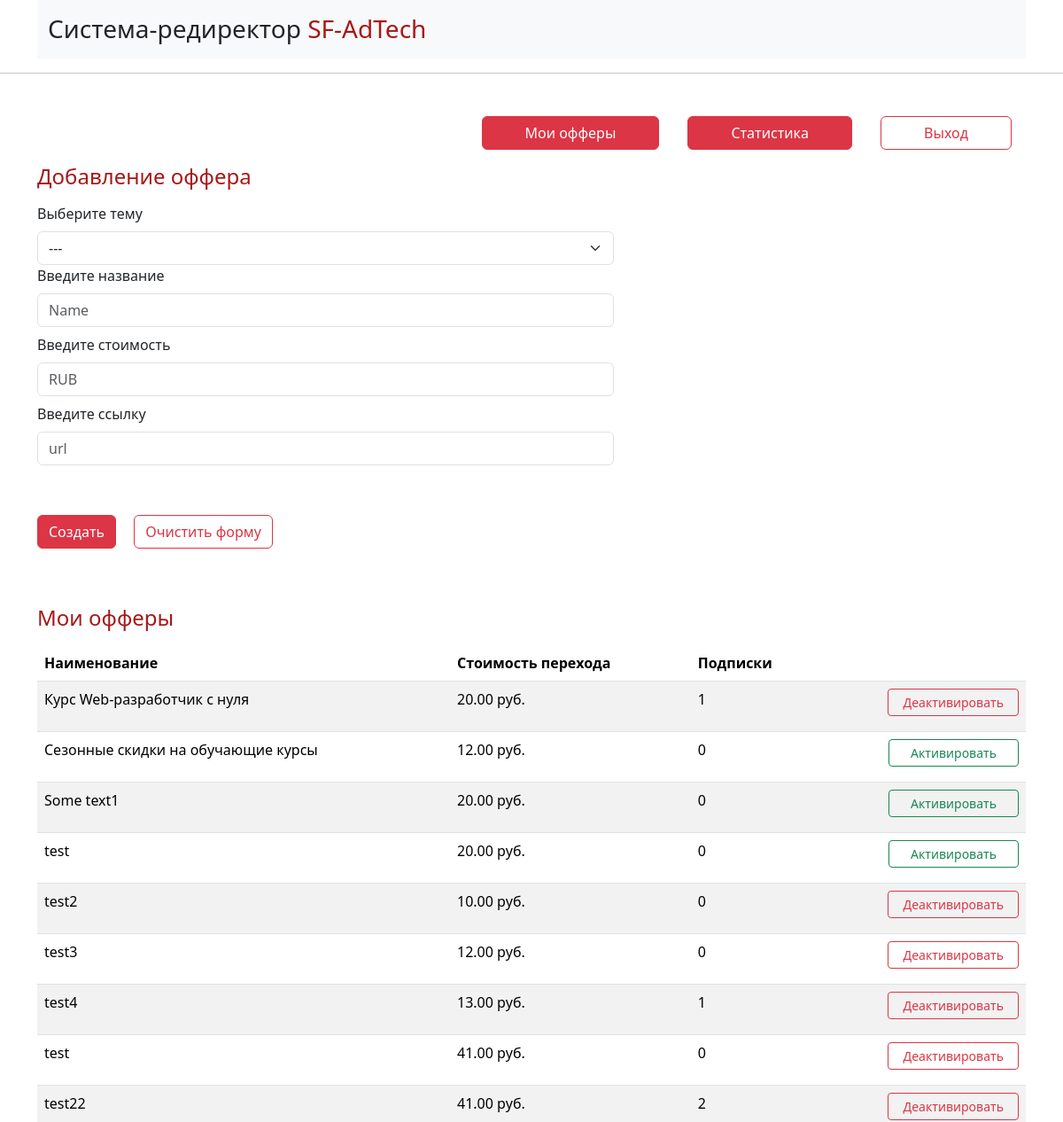
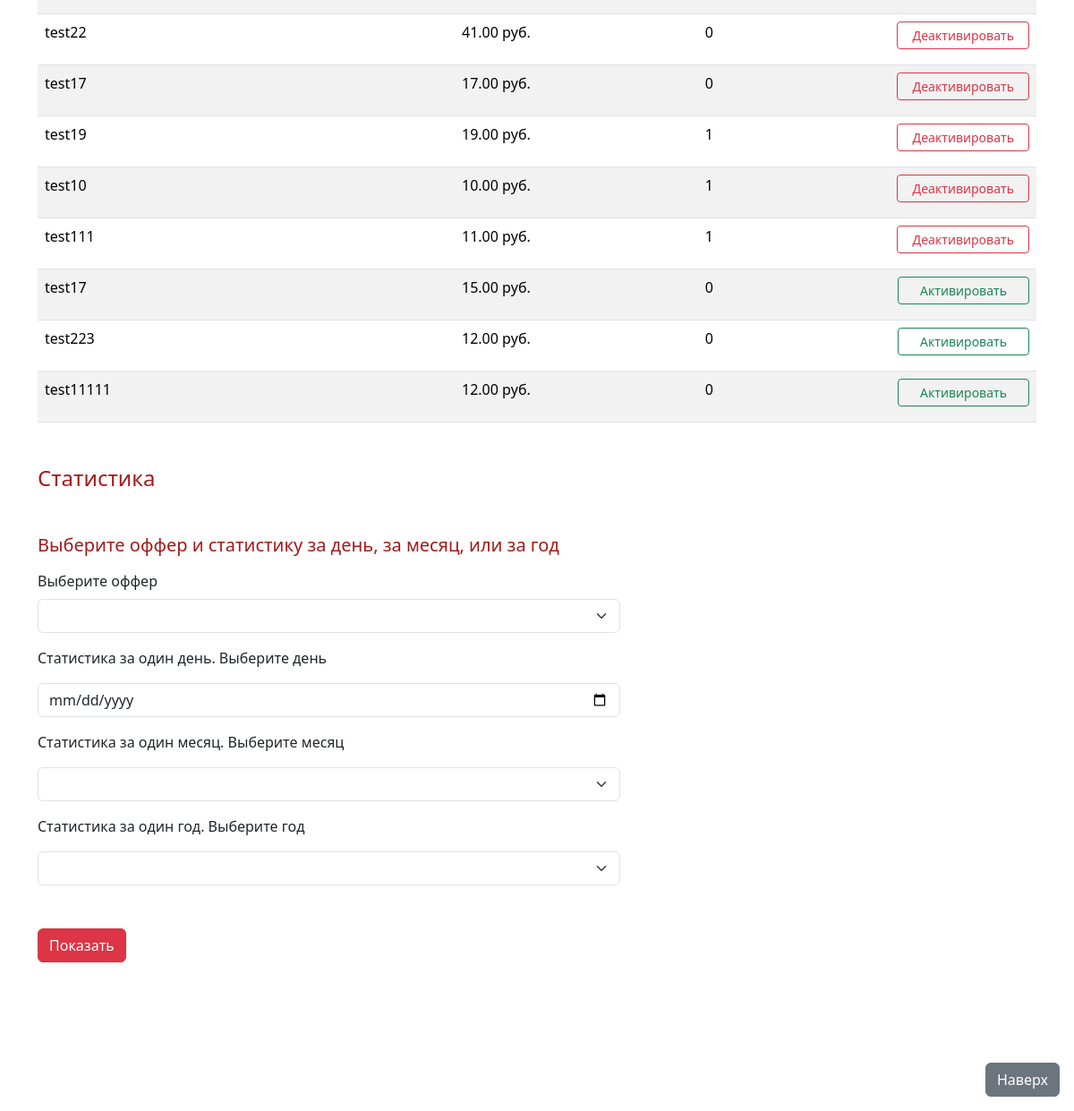
Page /customer (signed in) on the committed database (2 pictures, top to bottom).
### tables this page shows
CREATE TABLE `offers` (
  `id` int(10) UNSIGNED NOT NULL,
  `category_id` int(10) UNSIGNED NOT NULL,
  `offer_name` varchar(255) NOT NULL,
  `price` decimal(7,2) UNSIGNED NOT NULL,
  `url` varchar(255) NOT NULL,
  `status` char(1) NOT NULL DEFAULT 'N'
);

### app/Core/View.php (called while the page is built, shortened)
<?php
class View
{
	function generate($content_view, $template_view, $data = null, $title = '')
	{
		include VIEWS .'/'. $template_view;
	}
}

### app/Controllers/Controller_Customer.php (called while the page is built, shortened)
<?php
class Controller_Customer extends Controller
{
    public $model;
	public $view;
    function __construct()
    {
        $this->db = new DataBase;
        $this->model = new Model_Customer($this->db);
        $this->view = new View;
    }
    public function action_index()
    {
        $data = $this->model->get_data();
        $this->view->generate('customer_view.php', 'template_view.php', $data);
        exit();
    }
}

### app/bootstrap.php (called while the page is built, shortened)
<?php
App\Core\Route::start();

### public/index.php (called while the page is built)
<?php
require_once  '../app/bootstrap.php';

### app/Core/Database.php (called while the page is built, shortened)
<?php
class DataBase
{
    protected function get_connection()
    {
        return new PDO('mysql:host='.HOST.';dbname='.DB.';charset=UTF8', USERNAME, PASSWORD);
    }
    public function get_data_fields (string $query, $value)
    {
        $stmt = $this->get_connection()->prepare($query);
        $stmt->execute([$value]);
        while ($row = $stmt->fetch(PDO::FETCH_ASSOC)) {
            $result[] = $row;
        }
        return $result ?? false;
    }
}

### app/Models/Model_Customer.php (called while the page is built, shortened)
<?php
class Model_Customer extends Model
{
    private $db;
    public function __construct(DataBase $db)
    {
        $this->db = $db;
    }
    public function get_data()
    {
        $data['status'] = $this->db->get_data_row('users', 'id', $_COOKIE['user_id'])['status'];
        $data['categories'] = $this->db->get_data('categories');
        $query = "SELECT offers.id, offers.status, offer_name, price, url, IFNULL(COUNT(subscriptions.id), 0) AS count_of_a
        FROM offers
        LEFT JOIN user_offer ON offers.id = user_offer.offer_id
        LEFT JOIN subscriptions ON offers.id = subscriptions.offer_id AND subscriptions.status = 'A'
        WHERE user_offer.user_id = ?
        GROUP BY offers.id;";
        $data['offers'] =  $this->db->get_data_fields($query, $_COOKIE['user_id']);
        return $data;
    }
}

### resources/views/customer_view.php (the view, shortened to what this page needs)
<?php if(isset($_SESSION['isLoggedIn'])) : ?>
    <?php if ($data['status'] === 'N') : ?>
    <div class="alert alert-dark" role="alert">
        <h4>
            Данные пользователя на проверке. Дождитесь ответа администратора
        </h4>
    </div>
    <?php elseif ($data['status'] === 'A') : ?>
    <div class="container my-5" id="pageBegin">
        <div class="d-flex justify-content-end">
            <a href="#MyOffers" class="btn btn-danger px-5 mx-3" type="submit">Мои офферы</a>
            <a href="#Statistic" class="btn btn-danger px-5 mx-3" type="submit">Статистика</a>
            <a href="/logout" class="btn btn-outline-danger px-5 mx-3" type="submit">Выход</a>
        </div>
        <div class="col-sm-7">
            <h4 class="my-3 textalign-left color-broun">Добавление оффера</h4>
            <form method="post" id="offerCreateForm">
                <label for="category" class="form-label">Выберите тему</label>
                <select class="form-select" aria-label="Default select" name="category_id">
                    <option selected>---</option>
                </select>
                <label for="name" class="form-label">Введите название</label>
                <input type="text"
                    class="form-control mb-2"
                    name="offer_name"
                    placeholder="Name"
                    id="offerName"
                    required
                >
                <label for="price" class="form-label">Введите стоимость</label>
                <input type="number"
                    class="form-control mb-2"
                    name="price"
                    placeholder="RUB"
                    id="price"
                    required
                >
                <label for="url" class="form-label">Введите ссылку</label>
                <input type="text"
                    class="form-control mb-2"
                    name="url"
                    placeholder="url"
                    id="url"
                    required
                >
                <button type="submit"
                    class="btn btn-danger my-5"
                    id="createOffer"
                    name="submit">
                        Создать
                </button>
                <input type="reset" class="btn btn-outline-danger mx-3" value="Очистить форму">
            </form>
        </div>
    <div>
        <h4 class="my-3 textalign-left color-broun" id="MyOffers">Мои офферы</h4>
        <?php if (!$data['offers']) : ?>
            <h5>
                У Вас пока нет ни одного оффера. Создайте новый оффер
            </h5>
        <?php else : ?>
        <table class="table table-striped table-hover" id="offerList">
            <thead>
                <tr>
                    <th scope="col">Наименование</th>
                    <th scope="col">Стоимость перехода</th>
                    <th scope="col">Подписки</th>
                    <th scope="col"></th>
                </tr>
            </thead>
            <tbody>
                <?php
                $offers = $data['offers'];
                foreach($offers as $offer) : ?>
                    <tr >
                        <td>
                            <p id="offerName"><?=$offer['offer_name']?></p>
                        </td>
                        <td>
                            <p id="offerPrice">
                                <?=number_format(round($offer['price'], 2), 2, '.', '')?> руб.
                            </p>
                        </td>
                        <td>
                            <p id="offerInUse"><?=$offer['count_of_a']?></p>
                        </td>
                        <td>
                            <div class="d-flex justify-content-end" >
                                <button type="button"
                                    <?php if ($offer['status'] === 'A') : ?>
                                        class="btn btn-outline-danger btn-sm px-3"
                                    <?php elseif ($offer['status'] === 'N') : ?>
                                        class="btn btn-outline-success btn-sm px-4"
                                    <?php endif; ?>
                                    id="<?=$offer['id']?>" >
                                    <?php if ($offer['status'] === 'A') : ?>
                                        Деактивировать
                                    <?php elseif ($offer['status'] === 'N') : ?>
                                        Активировать
                                    <?php endif; ?>
                                </button>
                            </div>
                        </td>
                    </tr>
                <?php endforeach ?>
            </tbody>
        </table>
        <?php endif ?>
    </div>
    <div>
        <h4 class="my-5 textalign-left color-broun" id="Statistic">
            Статистика
        </h4>
    </div>
    <div class="col-sm-7">
        <h5 class="my-3 textalign-left color-broun">
            Выберите оффер и статистику за день, за месяц, или за год
        </h5>
        <form method="post" id="formStatisticCustomer">
            <label for="offer" class="form-label">Выберите оффер</label>
            <select class="form-select" aria-label="Default select" name="customerStatistic" required>
                <option selected></option>
                <?php
                foreach($offers as $offer) : ?>
                    <option value="<?=$offer['id']?>" id="offer" required>
                    </option>
                <?php endforeach ?>
            </select>
            <label for="day" class="form-label my-3">Статистика за один день. Выберите день</label>
            <input type="date" class="form-control" id="date" name="day" placeholder="Дата">
            <label for="month" class="form-label my-3">Статистика за один месяц. Выберите месяц</label>
            <select class="form-select" aria-label="Default select" name="month">
                <option selected></option>
                <option value="2023-01-01/2023-01-31">Январь</option>
            </select>
            <label for="year" class="form-label my-3">Статистика за один год. Выберите год</label>
            <select class="form-select" aria-label="Default select" name="year">
                <option selected></option>
                <option value="2023-01-01/2023-12-31">2023</option>
            </select>
            <button type="submit"
                class="btn btn-danger my-5"
                id="statisticToShow"
                name="submit">
                    Показать
            </button>
        </form>
    </div>
    </div>
        <div class="d-flex justify-content-end">
            <a class="btn btn-secondary btn-block m-3"  href="#pageBegin" role="button">Наверх</a>
        </div>
    </div>
    <?php endif ?>
<? else :?>
<?php header("Location:" . URL); ?>
<?php endif ?>

### public/css/style.css (style rules this page uses)
.color-broun { color: #a61818; }
.textalign-left { text-align: left; }

### rows in the picture
offers: offer_name "Курс Web-разработчик с нуля", price "20.00", count_of_a "1", status "Деактивировать"
offers: offer_name "Сезонные скидки на обучающие курсы", price "12.00", count_of_a "0", status "Активировать"
offers: offer_name "Some text1", price "20.00", count_of_a "0", status "Активировать"
offers: offer_name "test", price "20.00", count_of_a "0", status "Активировать"
offers: offer_name "test2", price "10.00", count_of_a "0", status "Деактивировать"
offers: offer_name "test3", price "12.00", count_of_a "0", status "Деактивировать"
offers: offer_name "test4", price "13.00", count_of_a "1", status "Деактивировать"
offers: offer_name "test", price "41.00", count_of_a "0", status "Деактивировать"
offers: offer_name "test22", price "41.00", count_of_a "2", status "Деактивировать"
offers: offer_name "test22", price "41.00", count_of_a "0", status "Деактивировать"
offers: offer_name "test17", price "17.00", count_of_a "0", status "Деактивировать"
offers: offer_name "test19", price "19.00", count_of_a "1", status "Деактивировать"
offers: offer_name "test10", price "10.00", count_of_a "1", status "Деактивировать"
offers: offer_name "test111", price "11.00", count_of_a "1", status "Деактивировать"
offers: offer_name "test17", price "15.00", count_of_a "0", status "Активировать"
offers: offer_name "test223", price "12.00", count_of_a "0", status "Активировать"
offers: offer_name "test11111", price "12.00", count_of_a "0", status "Активировать"
